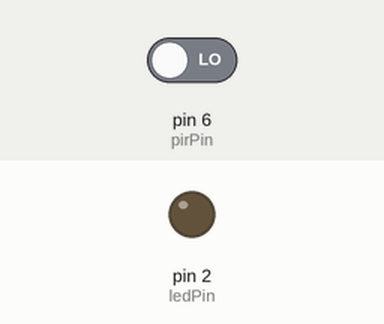
A sketch run on a simulated Arduino Uno, built with avr-gcc and run on an emulated ATmega328P. On the bench: output pins drawn as LEDs (lit = HIGH). The test bench sets the inputs (shaded band); at power-on: pin 6 (pirPin) LOW.

Above: at 1.2 s.
1.3 s: pin 6 (pirPin) driven HIGH
At 1.6 s:
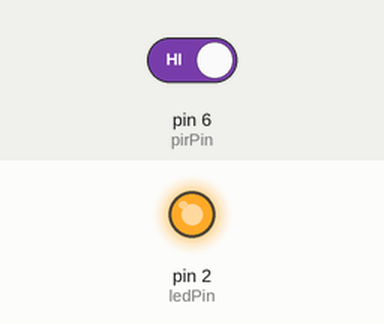
2.8 s: pin 6 (pirPin) driven LOW
At 4.0 s:
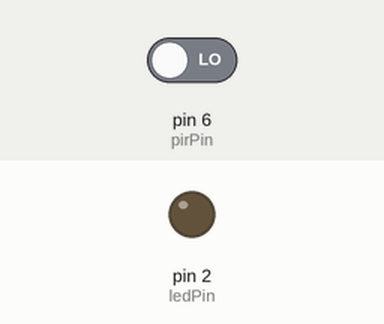
Timing chart, 0 to 5.8 s (numbered marks = the images above; inputs shaded):
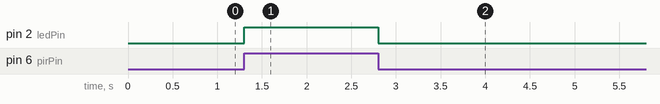

The sketch:

HC-SR501.ino
```cpp
//www.elegoo.com
//2016.12.9

int ledPin = 2;  // LED on Pin 13 of Arduino
int pirPin = 6; // Input for HC-S501

int pirValue; // Place to store read PIR Value


void setup() {

  pinMode(ledPin, OUTPUT);
  pinMode(pirPin, INPUT);
  digitalWrite(ledPin, LOW);

}
void loop() {
  pirValue = digitalRead(pirPin);
  digitalWrite(ledPin, pirValue);

}
```

Measured:
- after the input at 1.3 s, pin 2 (ledPin): LOW → HIGH at once
- after the input at 2.8 s, pin 2 (ledPin): HIGH → LOW at once
